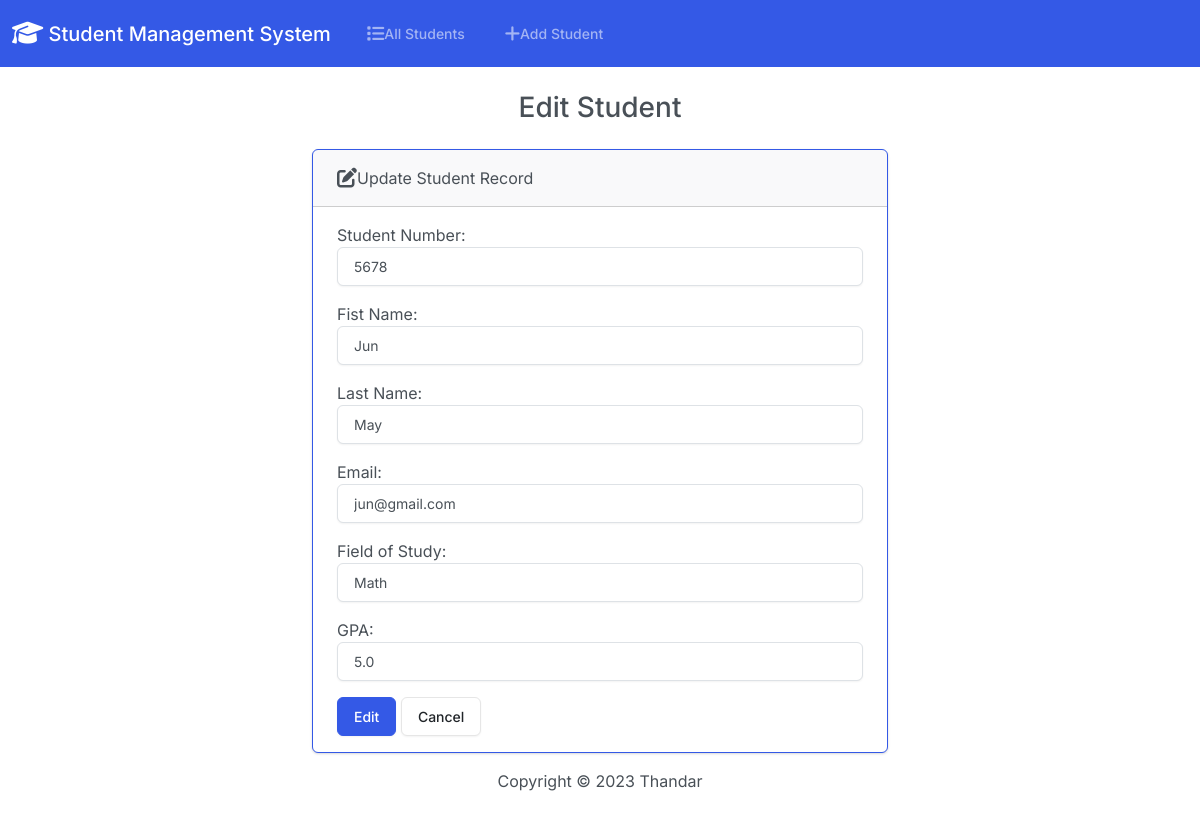
Page /edit/4/ on the committed database.
### app/models.py (models this page shows, shortened)
class student(models.Model):
    student_number = models.PositiveIntegerField()
    first_name = models.CharField(max_length=50)
    last_name = models.CharField(max_length=50)
    email = models.EmailField(max_length=100)
    field_of_study = models.CharField(max_length=50)
    gpa = models.FloatField()

### app/views.py (the view)
# urls.py: path('edit/<int:id>/', views.edit, name='edit'),
def edit(request, id):
  if request.method == 'POST':
    students = student.objects.get(pk=id)
    form = StudentForm(request.POST, instance=students)
    if form.is_valid():
      form.save()
      return render(request, 'students/edit.html', {
        'form': form,
        'success': True
      })
  else:
    students = student.objects.get(pk=id)
    form = StudentForm(instance=students)
  return render(request, 'students/edit.html', {
    'form': form
  })

### app/forms.py
class StudentForm(forms.ModelForm):
    class Meta:
        model = student
        fields = ['student_number', 'first_name', 'last_name', 'email', 'field_of_study', 'gpa']
        labels = {
            'student_number': 'Student Number',
            'first_name': 'Fist Name',
            'last_name': 'Last Name',
            'field_of_study': 'Field of Study',
            'gpa': 'GPA'
        }
        widgets = {
            'student_number': forms.NumberInput(attrs={'class': 'form-control'}),
            'first_name': forms.TextInput(attrs={'class': 'form-control'}),
            'last_name': forms.TextInput(attrs={'class': 'form-control'}),
            'email': forms.EmailInput(attrs={'class': 'form-control'}),
            'field_of_study': forms.TextInput(attrs={'class': 'form-control'}),
            'gpa': forms.NumberInput(attrs={'class': 'form-control'}),
            }

### app/templates/students/edit.html (shortened to what this page needs)
{% extends 'students/base.html' %}
{% block body %}
<h3 class="text-center m-4">Edit Student</h3>
{% if success %}
    <div class="alert alert-success" role="alert">
        The student updated successfully.
        <a href="{% url 'index' %}" class="alert-link">Go to home page</a>
    </div>
{% else %}
    <div class="row justify-content-center">
        <div class="col-6">
            <div class="card border-primary mb-3">
                <div class="card-header">
                    <i class="fa-solid fa-pen-to-square fa-lg"></i>Update Student Record
                </div>
                <div class="card-body">
                    <form action="" method="POST">
                        {{form.as_p}}
                        <button type="submit" class="btn btn-primary">Edit</button>
                        <a href="{% url 'index' %}" class="btn btn-secondary">Cancel</a>
                    </form>
                </div>
              </div>
        </div>
    </div>
{% endif %}
{% endblock %}

### rows in the picture
student: student_number "5678", first_name "Jun", last_name "May", email "jun@gmail.com", field_of_study "Math", gpa "5.0"
